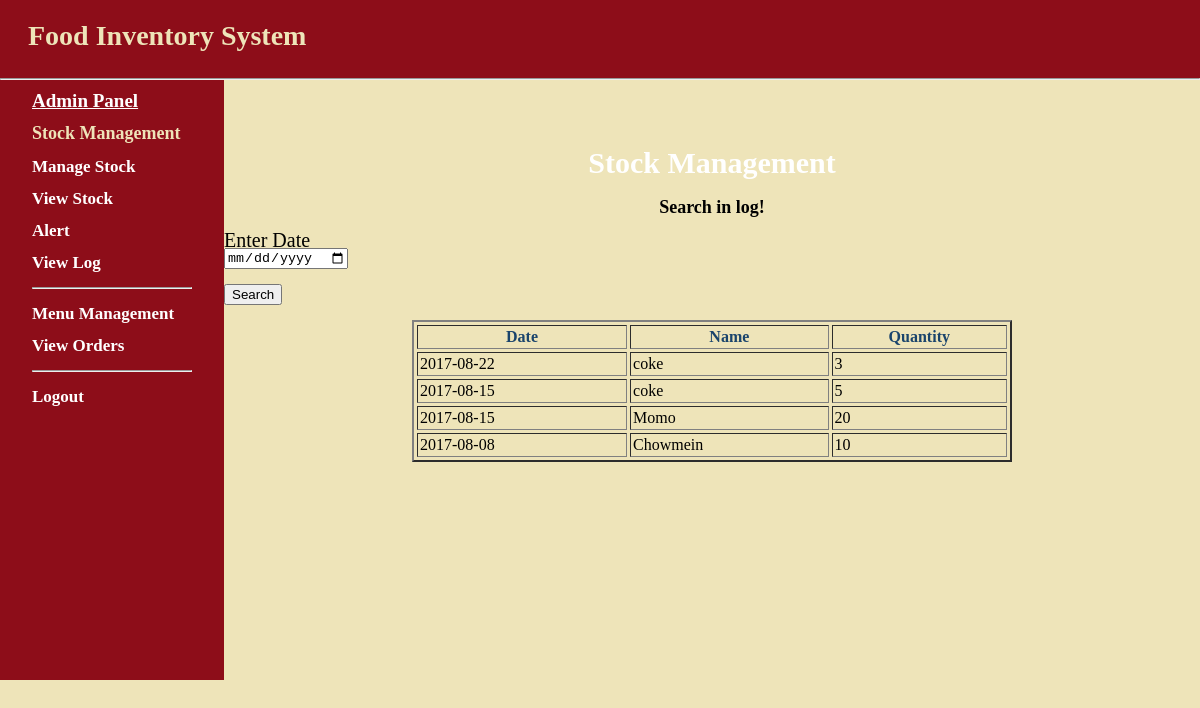
The app's page /log_search.php with its own data.
### tables this page shows
CREATE TABLE IF NOT EXISTS `log` (
  `SN` int(11) NOT NULL AUTO_INCREMENT,
  `Date` date NOT NULL,
  `Name` varchar(30) NOT NULL,
  `Quantity` int(11) NOT NULL,
  PRIMARY KEY (`SN`)
);

### public/log_search.php (the view)
<?php
include("index.php");
if(isset($_POST['search']))
{
    $valueToSearch=$_POST['valueToSearch'];
    $query="SELECT * FROM `log` WHERE Concat(`Date`) LIKE'%".$valueToSearch."%'";
     $search_result=filterTable($query);
}
else{
    $query="SELECT * FROM `log` ORDER BY Date desc";
    $search_result=filterTable($query);
}
function filterTable($query)
{
    $connect=mysqli_connect("localhost","root","","foodinventory");
    $filter_Result=mysqli_query($connect,$query);
    return $filter_Result;
}
?>
<html>
<head>
<title>Filter</title></head>
<body>
<div id="main">
    <div id="navigation">
 <h1 style="text-align: left; font-family: Lucida Calligraphy; font-size:19px ;"><b><u><a href="admin.php">Admin Panel</a></u></b></h1>
<p style="font-size:18px; font-family: Minion Pro Med; color:#EEE4B9;"><b>Stock Management</b></p>
<p style="font-size: 17px; font-family:Minion Pro Med;"><a href="demo.php" ><b>Manage Stock</b></a></p>
<p style="font-size: 17px; font-family:Minion Pro Med;"><a href="up2.php" ><b>View Stock</b></a></p>
<p style="font-size: 17px; font-family:Minion Pro Med;"><a href="thre.php" ><b>Alert</b></a></p>
<p style="font-size: 17px; font-family:Minion Pro Med;"><a href="log_search.php" ><b>View Log</b></a></p>
<hr />
<p style="font-size:17px; font-family: Minion Pro Med;"><a href="menupanel.php"><b>Menu Management</b> </a></p>
<p style="font-size:17px; font-family: Minion Pro Med;"><a href="display_order.php"><b>View Orders</b> </a></p>
<hr />
<p style="font-size: 17px; font-family:Minion Pro Med;"><a href="home.php"><b>Logout</b></a></p>
</div>
    <form action="log_search.php" method="post">
    <br />
    <br /><br/>
<p style="text-align:center; font-size:30px; font-family: Calibri ; color:white "><b> Stock Management </b></p>
<p style="text-align:center; font-size:18px;"><b>Search in log!</b></p>
<label>Enter Date</label><br /><input type="date" name="valueToSearch"><br /><br />
<input type="submit" name="search" value="Search"><br /><br />
    <table width="600px" border="2" cellpadding="2" cellspacing="3" align="center">
<tr style="font-family: Cambria">
<th style="color:#1A446C"><b>Date</b></th>
<th style="color:#1A446C"><b>Name</b></th>
<th style="color:#1A446C"><b>Quantity</b></th>
</tr>
<?php
while($row=mysqli_fetch_array($search_result)):?>
<tr>
<td><?php echo $row['Date']?></td>
<td><?php echo $row['Name'];?></td>
<td><?php echo $row['Quantity'];?></td>
</tr>
<?php endwhile;?>
</table>
</form>
</div>
</body>
</html>

### public/stylesheets/basic1.css (style rules this page uses)
html { height:100%; width:100% }
body { width:100%; height:100%; margin:0; padding:0; border:0; font-family:Verdana,Arial,Helvetica,sans-serif,harrington; font-size:13px; line-height:15px; background: #EEE4B9; background-image: }
a { color:#8D0D19 }
#main { height:600px; width:100%; margin:0; padding:0; background:#EEE4B9; font-family:Cambria; font-size: 20px;; }
#navigation { float:left; width:160px; height:100%; margin:0; padding:0 2em; color:white; background:#8D0D19; font-size: 16px; text-align: left; }
#navigation a { color:white; text-decoration: none; }

### records on screen
log: Date "2017-08-22", Name "coke", Quantity "3"
log: Date "2017-08-15", Name "coke", Quantity "5"
log: Date "2017-08-15", Name "Momo", Quantity "20"
log: Date "2017-08-08", Name "Chowmein", Quantity "10"
